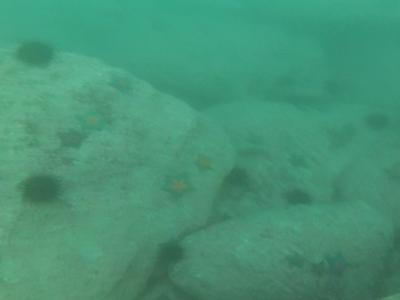
#> input picture dataset/UDWdata/RUIE/UCCS/train/bg_77.jpg, 400 x 300 px, given in place of 1.png, which was not available
$ python auto_low_light.py
#> lines starting #> are read from the running program, lines starting #| are printed output that depends on the picture; pictures that were not available may be replaced by others from this repository, and a replacement may not be noted
#> further down, image is the input picture: shape (300, 400, 3); mean B, G, R 118, 147.4, 70.7
### utils/faster_light_adjust.py

import numpy as np
import cv2
import time


def adjust_brightness_with_for(image, alpha, beta):
#> called with alpha = 1, beta = -140
    new_image = np.zeros_like(image)

    for y in range(image.shape[0]):
        for x in range(image.shape[1]):
            for c in range(image.shape[2]):
                new_image[y, x, c] = np.clip(alpha * image[y, x, c] + beta, 0, 255)
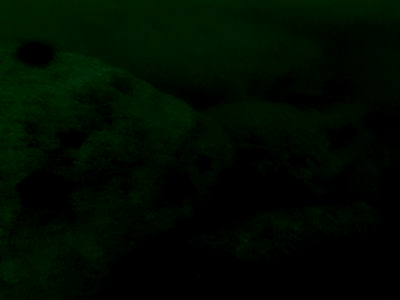
#> new_image: shape (300, 400, 3); mean B, G, R 0, 10.9, 0

    return new_image
def adjust_brightness_vectorized(image, alpha, beta):
    new_image = np.clip(alpha * image + beta, 0, 255).astype(np.uint8)
    return new_image
def adjust_brightness_opencv(image, alpha, beta):
#> called with alpha = 1, beta = -140
    new_image = cv2.convertScaleAbs(image, alpha=alpha, beta=beta)
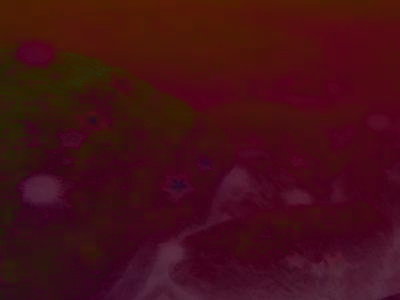
#> new_image: shape (300, 400, 3); mean B, G, R 22, 14.4, 69.3
    return new_image

# Carregar imagem
image = cv2.imread("LOL results/1.png")

# Medir tempo de execução usando loop `for`
start_time = time.time()
adjusted_image_for = adjust_brightness_with_for(image, 1.0, -140)
end_time = time.time()
print(f"Tempo usando loop `for`: {end_time - start_time:.4f} segundos")

# Medir tempo de execução usando operações vetoriais
start_time = time.time()
adjusted_image_vectorized = adjust_brightness_vectorized(image, 1.0, -140)
end_time = time.time()
print(f"Tempo usando operações vetoriais: {end_time - start_time:.4f} segundos")

# Medir tempo de execução usando cv.convertScaleAbs()
start_time = time.time()
adjusted_image_opencv = adjust_brightness_opencv(image, 1.0, -140)
end_time = time.time()
print(f"Tempo usando cv.convertScaleAbs(): {end_time - start_time:.4f} segundos")

### utils/auto_low_light.py
from __future__ import print_function
from builtins import input
import cv2 as cv
import numpy as np
import argparse
import os
from faster_light_adjust import adjust_brightness_opencv

# Read image given by user
parser = argparse.ArgumentParser(description='Code for Changing the brightness on the images in a folder.')
parser.add_argument('--dir_p', help='Path to input parent directory.', default='')
parser.add_argument('--dir_c', help='Path to input child directory.', default='')
args = parser.parse_args()
alpha = 1.0 # Simple contrast control
beta = -140    # Simple brightness control
#> (the run stopped early here; a loop or call above may not have finished)

$ run again, on dataset/UDWdata/RUIE/UCCS/train/blue_01.jpg
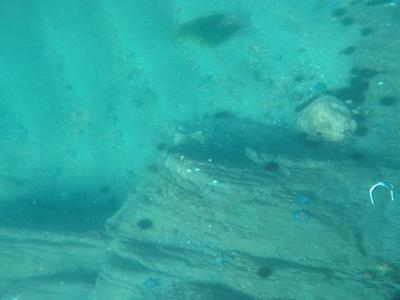
#> input picture dataset/UDWdata/RUIE/UCCS/train/blue_01.jpg, 400 x 300 px, given in place of 1.png, which was not available
#> image is the input picture: shape (300, 400, 3); mean B, G, R 159, 165.2, 47
#> after the loop in adjust_brightness_with_for, `for y in range(image.shape[0]):`:
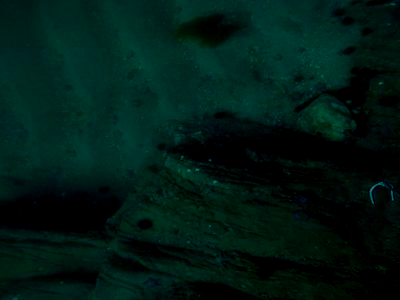
#> new_image: shape (300, 400, 3); mean B, G, R 20.5, 26.5, 0
#> in adjust_brightness_opencv, `new_image = cv2.convertScaleAbs(image, alpha=alpha, beta=beta)`:
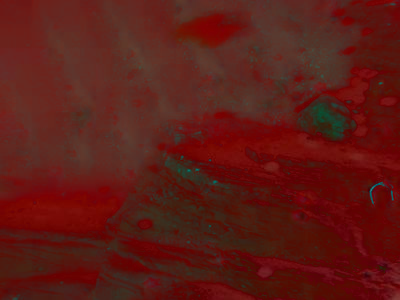
#> new_image: shape (300, 400, 3); mean B, G, R 21.9, 27.8, 93

$ run again, on dataset/UDWdata/RUIE/UCCS/train/blue_07.jpg
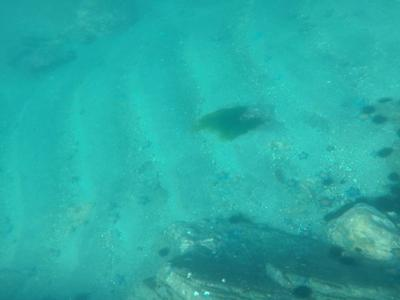
#> input picture dataset/UDWdata/RUIE/UCCS/train/blue_07.jpg, 400 x 300 px, given in place of 1.png, which was not available
#> image is the input picture: shape (300, 400, 3); mean B, G, R 164.9, 171.5, 40.3
#> after the loop in adjust_brightness_with_for, `for y in range(image.shape[0]):`:
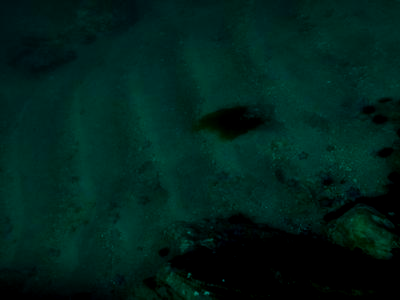
#> new_image: shape (300, 400, 3); mean B, G, R 27.3, 33.8, 0
#> in adjust_brightness_opencv, `new_image = cv2.convertScaleAbs(image, alpha=alpha, beta=beta)`:
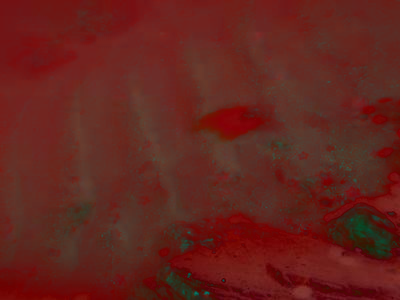
#> new_image: shape (300, 400, 3); mean B, G, R 29.6, 36, 99.7
